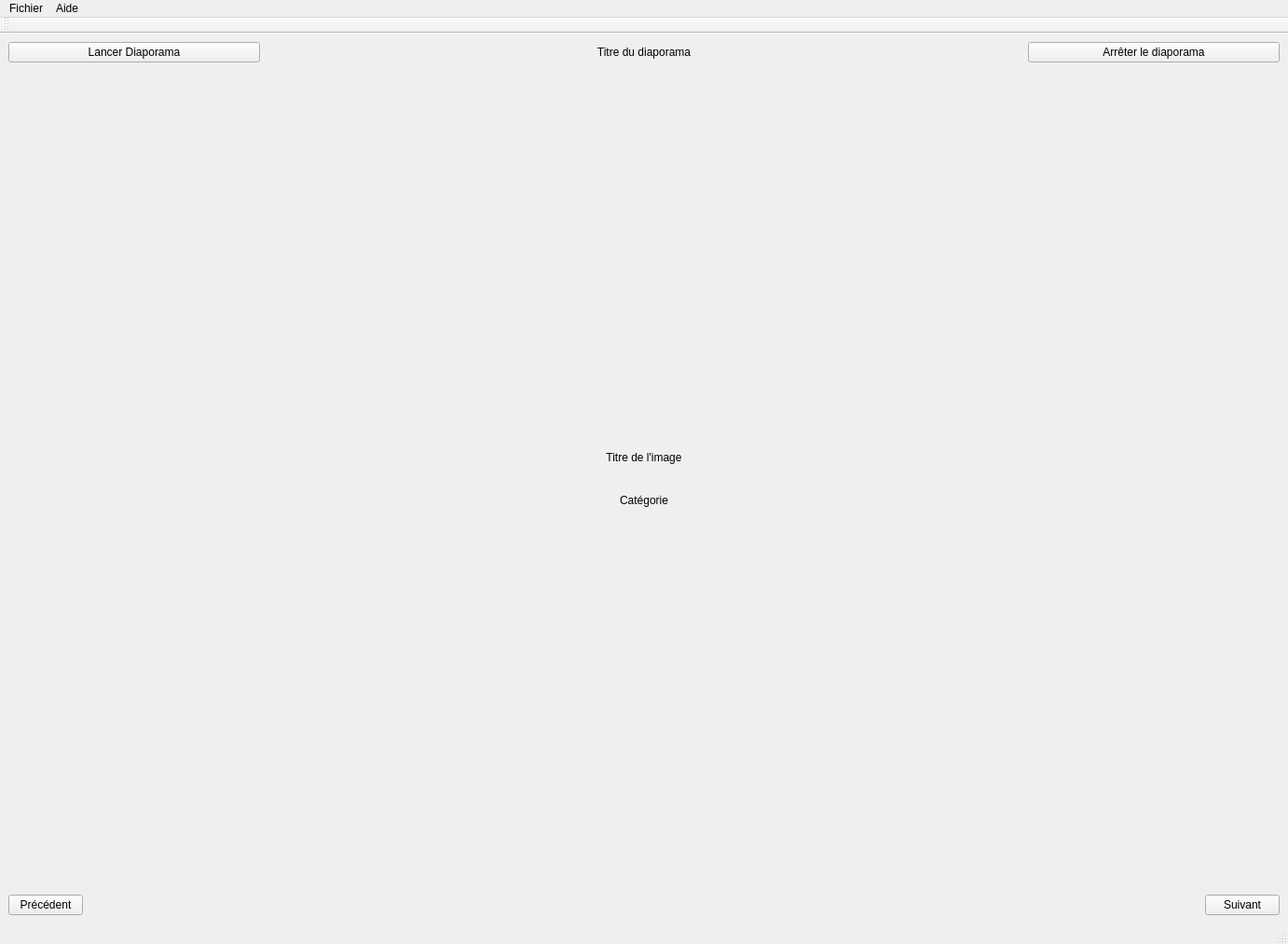
<?xml version="1.0" encoding="UTF-8"?>
<ui version="4.0">
 <class>LecteurVue</class>
 <widget class="QMainWindow" name="LecteurVue">
  <property name="geometry">
   <rect>
    <x>0</x>
    <y>0</y>
    <width>1382</width>
    <height>1013</height>
   </rect>
  </property>
  <property name="windowTitle">
   <string>lecteurvue</string>
  </property>
  <widget class="QWidget" name="centralwidget">
   <layout class="QVBoxLayout" name="verticalLayout_2">
    <item>
     <layout class="QHBoxLayout" name="horizontalLayout" stretch="1,1,1,1,1">
      <property name="sizeConstraint">
       <enum>QLayout::SetFixedSize</enum>
      </property>
      <item>
       <widget class="QPushButton" name="btnLancerDiapo">
        <property name="text">
         <string>Lancer Diaporama</string>
        </property>
       </widget>
      </item>
      <item>
       <spacer name="horizontalSpacer">
        <property name="orientation">
         <enum>Qt::Horizontal</enum>
        </property>
        <property name="sizeHint" stdset="0">
         <size>
          <width>40</width>
          <height>20</height>
         </size>
        </property>
       </spacer>
      </item>
      <item>
       <widget class="QLabel" name="titreDiapo">
        <property name="text">
         <string>Titre du diaporama</string>
        </property>
        <property name="alignment">
         <set>Qt::AlignCenter</set>
        </property>
       </widget>
      </item>
      <item>
       <spacer name="horizontalSpacer_2">
        <property name="orientation">
         <enum>Qt::Horizontal</enum>
        </property>
        <property name="sizeHint" stdset="0">
         <size>
          <width>40</width>
          <height>20</height>
         </size>
        </property>
       </spacer>
      </item>
      <item>
       <widget class="QPushButton" name="btnArreterDiapo">
        <property name="text">
         <string>Arrêter le diaporama</string>
        </property>
       </widget>
      </item>
     </layout>
    </item>
    <item>
     <spacer name="verticalSpacer">
      <property name="orientation">
       <enum>Qt::Vertical</enum>
      </property>
      <property name="sizeHint" stdset="0">
       <size>
        <width>20</width>
        <height>40</height>
       </size>
      </property>
     </spacer>
    </item>
    <item>
     <layout class="QVBoxLayout" name="verticalLayout">
      <item>
       <widget class="QLabel" name="titreImage">
        <property name="text">
         <string>Titre de l'image</string>
        </property>
        <property name="alignment">
         <set>Qt::AlignCenter</set>
        </property>
       </widget>
      </item>
      <item>
       <layout class="QHBoxLayout" name="horizontalLayout_5">
        <item>
         <spacer name="horizontalSpacer_3">
          <property name="orientation">
           <enum>Qt::Horizontal</enum>
          </property>
          <property name="sizeHint" stdset="0">
           <size>
            <width>40</width>
            <height>20</height>
           </size>
          </property>
         </spacer>
        </item>
        <item>
         <widget class="QLabel" name="image">
          <property name="text">
           <string/>
          </property>
         </widget>
        </item>
        <item>
         <spacer name="horizontalSpacer_4">
          <property name="orientation">
           <enum>Qt::Horizontal</enum>
          </property>
          <property name="sizeHint" stdset="0">
           <size>
            <width>40</width>
            <height>20</height>
           </size>
          </property>
         </spacer>
        </item>
       </layout>
      </item>
      <item>
       <widget class="QLabel" name="catImage">
        <property name="text">
         <string>Catégorie</string>
        </property>
        <property name="alignment">
         <set>Qt::AlignCenter</set>
        </property>
       </widget>
      </item>
     </layout>
    </item>
    <item>
     <spacer name="verticalSpacer_2">
      <property name="orientation">
       <enum>Qt::Vertical</enum>
      </property>
      <property name="sizeHint" stdset="0">
       <size>
        <width>20</width>
        <height>40</height>
       </size>
      </property>
     </spacer>
    </item>
    <item>
     <layout class="QHBoxLayout" name="horizontalLayout_2">
      <item>
       <widget class="QPushButton" name="btnPrec">
        <property name="text">
         <string>Précédent</string>
        </property>
       </widget>
      </item>
      <item>
       <spacer name="horizontalSpacerEntrePrecEtSuiv">
        <property name="orientation">
         <enum>Qt::Horizontal</enum>
        </property>
        <property name="sizeHint" stdset="0">
         <size>
          <width>40</width>
          <height>20</height>
         </size>
        </property>
       </spacer>
      </item>
      <item>
       <widget class="QPushButton" name="btnSuiv">
        <property name="text">
         <string>Suivant</string>
        </property>
       </widget>
      </item>
     </layout>
    </item>
   </layout>
  </widget>
  <widget class="QStatusBar" name="statusbar"/>
  <widget class="QToolBar" name="toolBar">
   <property name="windowTitle">
    <string>toolBar</string>
   </property>
   <attribute name="toolBarArea">
    <enum>TopToolBarArea</enum>
   </attribute>
   <attribute name="toolBarBreak">
    <bool>false</bool>
   </attribute>
  </widget>
  <widget class="QMenuBar" name="menuBar">
   <property name="geometry">
    <rect>
     <x>0</x>
     <y>0</y>
     <width>1382</width>
     <height>21</height>
    </rect>
   </property>
   <widget class="QMenu" name="menuFichier">
    <property name="title">
     <string>Fichier</string>
    </property>
    <widget class="QMenu" name="menuParam_tres">
     <property name="title">
      <string>Paramètres</string>
     </property>
     <widget class="QMenu" name="menuMode">
      <property name="title">
       <string>Mode</string>
      </property>
      <addaction name="actionModeAuto"/>
      <addaction name="actionModeManuel"/>
     </widget>
     <addaction name="actionCharger_Diaporama"/>
     <addaction name="menuMode"/>
     <addaction name="actionChangerVitesseDefilement"/>
    </widget>
    <addaction name="menuParam_tres"/>
    <addaction name="actionQuitter"/>
   </widget>
   <widget class="QMenu" name="menuAide">
    <property name="title">
     <string>Aide</string>
    </property>
    <addaction name="actionA_propos_de"/>
   </widget>
   <addaction name="menuFichier"/>
   <addaction name="menuAide"/>
  </widget>
  <action name="actionCharger_Diaporama">
   <property name="text">
    <string>Charger Diaporama</string>
   </property>
  </action>
  <action name="actionQuitter">
   <property name="text">
    <string>Quitter</string>
   </property>
  </action>
  <action name="actionA_propos_de">
   <property name="text">
    <string>A propos de</string>
   </property>
  </action>
  <action name="actionX0_5">
   <property name="text">
    <string>x0.5</string>
   </property>
  </action>
  <action name="actionX0_75">
   <property name="text">
    <string>x0.75</string>
   </property>
  </action>
  <action name="actionX1">
   <property name="text">
    <string>X1</string>
   </property>
  </action>
  <action name="actionX1_25">
   <property name="text">
    <string>X1.25</string>
   </property>
  </action>
  <action name="actionX1_5">
   <property name="text">
    <string>X1.5</string>
   </property>
  </action>
  <action name="actionX1_75">
   <property name="text">
    <string>X1.75</string>
   </property>
  </action>
  <action name="actionX2">
   <property name="text">
    <string>X2</string>
   </property>
  </action>
  <action name="actionModeAuto">
   <property name="text">
    <string>Automatique</string>
   </property>
  </action>
  <action name="actionModeManuel">
   <property name="text">
    <string>Manuel</string>
   </property>
  </action>
  <action name="actionChangerVitesseDefilement">
   <property name="text">
    <string>Changer la vitesse de défilement du diaporama</string>
   </property>
  </action>
 </widget>
 <resources/>
 <connections/>
</ui>
